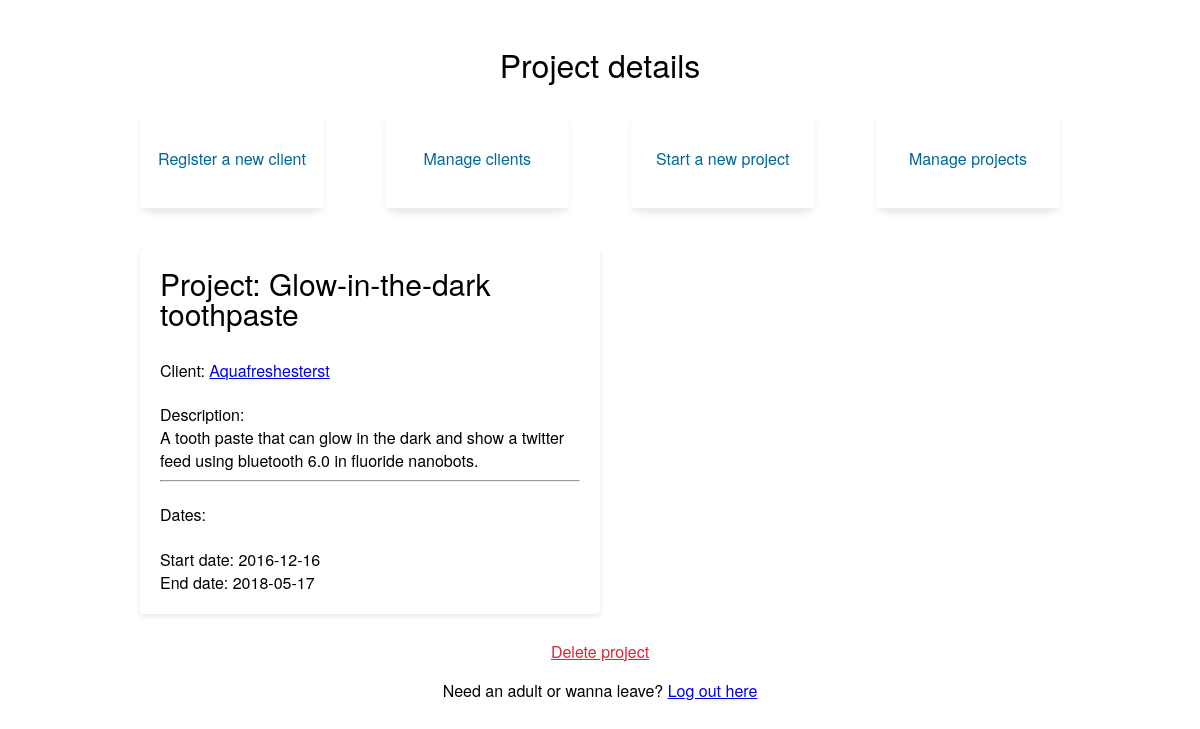
Page /project.php?id=10 (signed in) on the committed database.
### tables this page shows
CREATE TABLE IF NOT EXISTS `projects` (
  `project_id` int(11) NOT NULL AUTO_INCREMENT,
  `project_name` varchar(50) NOT NULL,
  `project_startdate` date NOT NULL,
  `project_enddate` date NOT NULL,
  `project_other_details` longtext NOT NULL,
  `clients_client_id` int(11) NOT NULL,
  PRIMARY KEY (`project_id`,`clients_client_id`),
  UNIQUE KEY `project_id_UNIQUE` (`project_id`),
  KEY `fk_projects_clients1_idx` (`clients_client_id`)
);

CREATE TABLE IF NOT EXISTS `clients` (
  `client_id` int(11) NOT NULL AUTO_INCREMENT,
  `client_name` varchar(50) NOT NULL,
  `client_address` varchar(50) NOT NULL,
  `client_contact_name` varchar(50) NOT NULL,
  `client_contact_phone` varchar(50) NOT NULL,
  `zipcodes_zipcode_id` int(11) NOT NULL,
  PRIMARY KEY (`client_id`),
  UNIQUE KEY `client_id_UNIQUE` (`client_id`),
  KEY `fk_clients_zipcodes1_idx` (`zipcodes_zipcode_id`)
);

### project.php (the view, shortened to what this page needs)
<?php
	include "dbconst.php";
	if (!isset($_SESSION['user_id'])) {
		header('Location: login.php');
	} else {
		if (isset($_GET['id'])) {
			$sqlquery = "SELECT * FROM projects WHERE project_id = :projectid";
			$statement = $link->prepare($sqlquery);
			$statement->bindParam(":projectid", $_GET['id'], PDO::PARAM_INT);
			if ($statement->execute()) {
				$project = $statement->fetch(PDO::FETCH_ASSOC);
				$clientquery = "SELECT * FROM clients WHERE client_id = :clientid";
				$clientstatement = $link->prepare($clientquery);
				$clientstatement->bindParam(":clientid", $project['clients_client_id'], PDO::PARAM_INT);
				$clientstatement->execute();
				$client = $clientstatement->fetch(PDO::FETCH_ASSOC);
			} else {
				print_r($statement->errorInfo());
			}
		} else {
			header("Location: projects.php");
		}
	}
?>
<!DOCTYPE html>
<html>
<head>
	<link rel="stylesheet" href="style.css">
</head>
<body>
	<div class="container">
		<h1>Project details</h1>
		<div class="action-options">
			<a href="new-client.php"><p>Register a new client</p></a>
			<a href="clients.php"><p>Manage clients</p></a>
			<a href="new-project.php"><p>Start a new project</p></a>
			<a href="projects.php"><p>Manage projects</p></a>
		</div>
		<div class="list-section">
			<div class="clients-section">
				<div class="client-item">
					<h3>Project: <?= $project['project_name'] ?></h3>
					<h4>Client: <a href="client.php?id=<?= $client['client_id'] ?>"><?= $client['client_name'] ?></a></h4>
					<p>Description:<br> <?= $project['project_other_details'] ?></p>
					<hr>
					<h4><strong>Dates:</strong></h4>
					<p>Start date: <?= $project['project_startdate'] ?></p>
					<p>End date: <?= $project['project_enddate'] ?></p>
				</div>
			</div>
		</div>
		<div class="edit-section">
			<p class="error"><a href="delete-project.php?id=<?= $_GET['id'] ?>">Delete project</a></p>
		</div>
		<p>Need an adult or wanna leave? <a href="logout.php">Log out here</a></p>
	</div>
</body>
</html>

### style.css (style rules this page uses)
* { box-sizing: border-box; font-family: 'Helvetica Neue', arial, sans-serif; font-weight: 300; }
body { margin: 0; padding: 0; background-color: #fff; }
.container { width: 100%; max-width: 960px; padding: 20px; margin: 0 auto; }
h1,p { text-align: center; }
p.error { color: #e12234; }
p.error a { color: #e12234; }
.action-options { width: 100%; display: flex; justify-content: space-between; height: 100px; margin-bottom: 40px; }
.action-options a { transition: all .4s ease-out; text-align: center; flex-basis: 20%; background-color: white; box-shadow: 0px 5px 10px -5px rgba(0,0,0,0.2); border-bottom: 1px solid #eee; border-radius: 3px; padding: 0; margin: 0; color: #006699; height: 100%; width: 100%; text-decoration: none; display: flex; justify-content: center; align-items: center; }
.list-section { display: flex; justify-content: space-between; align-items: flex-start; width: 100%; }
.clients-section { flex-basis: 50%; }
.client-item { background: white; padding: 20px; margin-bottom: 10px; border-radius: 3px; box-shadow: 0px 2px 5px 0px rgba(0,0,0,.1); text-align: left; }
.client-item h3 { font-size: 30px; line-height: 1; margin: 0 0 30px; }
.client-item p { text-align: left; margin: 0 0; }

### rows in the picture
projects: project_name "Glow-in-the-dark toothpaste", project_other_details "A tooth paste that can glow in the dark and show a twitter feed using bluetooth 6.0 in fluoride nanobots.", project_startdate "2016-12-16", project_enddate "2018-05-17"
clients: client_name "Aquafreshesterst"
